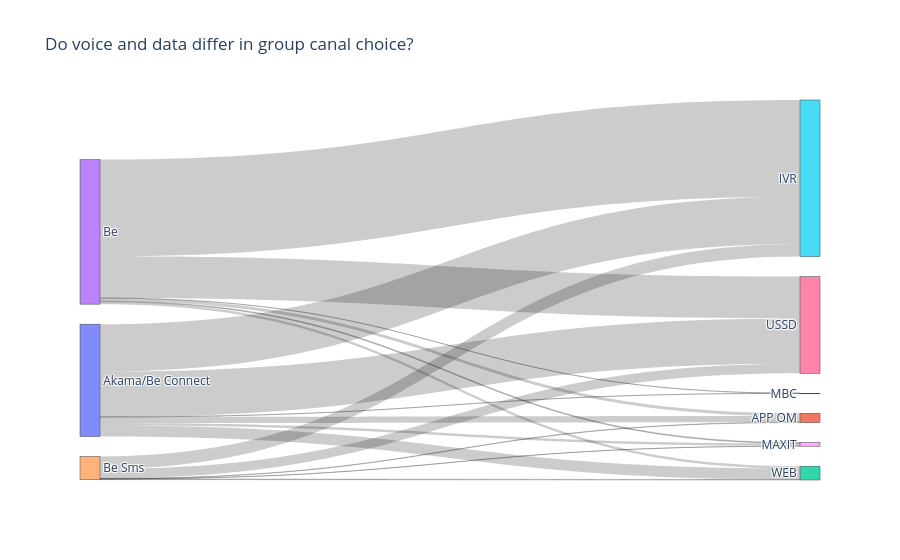

Write notebook code for a chart like this one.
### Code cell
# Do voice and data differ in group canal choice?

df_flows = df_merged.filter(pl.col("Gamme_groupe").is_in(["Be", "Akama/Be Connect", "Be Sms"])).group_by(["Gamme_groupe", "Group_canal"]).agg(pl.len().alias("count"))

all_nodes = pl.concat([df_flows["Gamme_groupe"], df_flows["Group_canal"]]).unique().to_list()

source_indices = [all_nodes.index(item) for item in df_flows["Gamme_groupe"]]
destination_indices = [all_nodes.index(item) for item in df_flows["Group_canal"]]
values = df_flows["count"].to_list()

sankey = go.Figure(
    data = [
        go.Sankey(
            arrangement = "snap", # Organizes the nodes
            node = dict(label = all_nodes, pad = 20),
            link = dict(
                source = source_indices,
                target = destination_indices,
                value = values
            )
        )
    ]
)

sankey.update_layout(
    title_text = " Do voice and data differ in group canal choice?",
)



sankey.show()

### Figure 1 — Plotly figure (JSON) as saved in the notebook; plotly's stock layout.template omitted (floating-point values rounded to 4 significant figures)
{"data": [{"arrangement": "snap", "link": {"source": [4, 3, 0, 4, 0, 4, 3, 0, 3, 3, 0, 0, 3, 3, 0, 4, 4], "target": [8, 6, 8, 5, 7, 6, 5, 1, 2, 7, 5, 2, 1, 8, 6, 1, 2], "value": [21809, 5665352, 352471, 1694136, 1, 1289524, 13102974, 819725, 326692, 2, 6432195, 1466375, 385735, 114374, 6148274, 58606, 76257]}, "node": {"label": ["Akama/Be Connect", "APP OM", "WEB", "Be", "Be Sms", "IVR", "USSD", "MBC", "MAXIT"], "pad": 20}, "type": "sankey"}], "layout": {"title": {"text": " Do voice and data differ in group canal choice?"}}}
